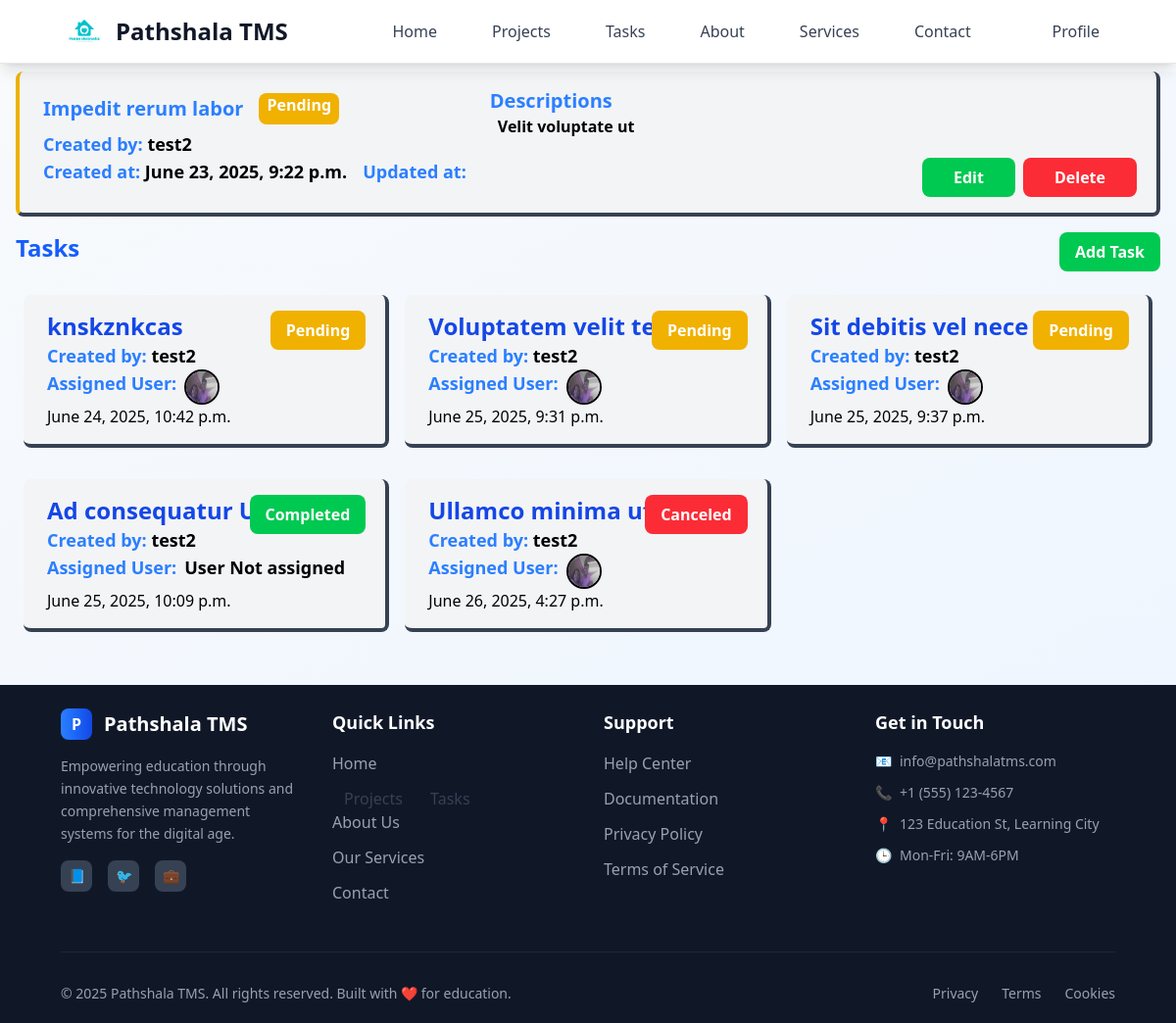
/employer/project_details/3 (signed in), run on the app's committed database.
### projects/models.py (models this page shows, shortened)
class Project(models.Model):
    class StatusOption(models.TextChoices):
        PENDING="Pending","Pending"
        IN_PROGRESS= "In progress","In progress"
        COMPLETED="Completed","completed"
        CANCELED= "Canceled","canceled"
    title=models.CharField(max_length=25)
    description=models.TextField( max_length=50 ,blank=True )
    user=models.ForeignKey(User,on_delete=models.CASCADE)
    created_at=models.DateTimeField( editable=False, auto_now_add=True)
    status=models.CharField(choices=StatusOption,default=StatusOption.PENDING)
    update_at=models.DateTimeField( auto_now=True, null=True, blank=True,editable=False)

### tasks/models.py (models this page shows)
class Task(models.Model):
    class StatusOptions(models.TextChoices):
        PENDING = "Pending", "Pending"
        IN_PROGRESS = "In Progress", "In Progress"
        COMPLETED = "Completed", "Completed"
        CANCELED = "Canceled", "Canceled"
    class TaskPriorityOPtion(models.TextChoices):
        LOW="Low",'Low'
        MEDIUM="Medium",'Medium'
        HIGH="High",'High'
    title = models.CharField(max_length=30)
    description = models.TextField(null=True, blank=True)
    user = models.ForeignKey(User, on_delete=models.CASCADE, related_name="tasks")
    project = models.ForeignKey(Project, on_delete=models.CASCADE)
    assigned_user = models.ForeignKey( User, on_delete=models.SET_NULL, related_name="assigned_tasks", null=True, blank=True)
    status = models.CharField(choices=StatusOptions, default=StatusOptions.PENDING)
    priority=models.CharField(choices=TaskPriorityOPtion,default=TaskPriorityOPtion.LOW)
    deadline=models.DateField( null=True, blank=True)
    created_at = models.DateTimeField(auto_now_add=True, editable=False)
    updated_at = models.DateTimeField(auto_now=True, editable=False)
    attachment = models.FileField(blank=True, null=True, upload_to=attachment_path)

### user/models.py (models this page shows)
class Profile(models.Model):
    class RoleOptions(models.TextChoices):
        ADMIN='admin','Admin' #admin(left side) used for store and Admin (Right Side)used for display
        EMPLOYER='employer',"Employer"
        EMLOYEE= "employee","Employee"
    class GenderOption(models.TextChoices):
        MALE='male','Male'
        FEMALE='female',"Female"
        OTHER='other','other'
    user=models.OneToOneField(User, on_delete=models.CASCADE)
    dob=models.CharField(blank=True,null=True)#dob should be null
    adress=models.CharField(blank=True,null=True, max_length=100)
    phone=models.CharField(blank=True, null=True ,max_length=10)
    role=models.CharField(choices=RoleOptions,default=RoleOptions.EMLOYEE,max_length=10)
    gender=models.CharField(choices=GenderOption, default=GenderOption.MALE,max_length=8,null=True)
    image= models.FileField( upload_to="userImage",null=True)

### projects/views.py (the view)
# urls.py: path("project_details/<int:id>",employerProjectDetails),
@login_required(login_url="/login")
def employerProjectDetails(request,id):
    project=Project.objects.get(id=id)
    tasks=Task.objects.filter(project=project)
    return render(request,"pages/employer/project/project_details.html",{"project":project,'tasks':tasks})

### templates/pages/employer/project/project_details.html (shortened to what this page needs)
{% extends 'layouts/main.html' %} {% block content %}
<div
  class="{% if project.status == 'Canceled' %} border-l-4 border-l-red-500 {% elif project.status == 'Completed' %} border-l-4 border-l-green-500 {% elif project.status == 'Pending' %} border-l-4 border-l-yellow-500 {% elif project.status == 'In Progress' %} border-l-4 border-l-blue-500 {% else %} bg-purple-300 {% endif %} mx-4 flex space-x-6 space-y-3 relative bg-gray-100 border-b-4 border-r-4 border-gray-700 rounded-lg py-4 px-6 my-2"
>
  <div>
    <div class="flex gap-4">
      <div class="text-xl font-bold text-blue-500 my-2">
        {{ project.title }}
      </div>
      <span
        class="{% if project.status == 'Canceled' %} bg-red-500 {% elif project.status == 'Completed' %} bg-green-500 {% elif project.status == 'Pending' %} bg-yellow-500 {% elif project.status == 'In Progress' %} bg-blue-500 {% else %} bg-purple-500 {% endif %} h-8 px-2 my-auto rounded-lg text-white font-bold"
      >
        {{ project.status }}
      </span>
    </div>
    <div class="font-semibold text-lg">
      <span class="text-blue-500">Created by:</span> {{ project.user }}
    </div>
    <div class="flex gap-4 font-semibold text-lg">
      <div>
        <span class="text-blue-500">Created at:</span> {{ project.created_at }}
      </div>
      <div>
        <span class="text-blue-500">Updated at:</span> {{ project.updated_at }}
      </div>
    </div>
    <div class="flex gap-2 absolute right-5 bottom-4">
      <a
        class="px-8 py-2 mx-auto rounded-lg bg-green-500 text-white font-bold"
        href="/employer/edit_project/{{ project.id }}"
        >Edit</a
      >
      <a
        class="px-8 py-2 mx-auto rounded-lg bg-red-500 text-white font-bold"
        href="/employer/delete_project/{{ project.id }}"
        >Delete</a
      >
    </div>
  </div>
  <div class="flex flex-col">
    <div class="font-semibold text-blue-500 text-xl">Descriptions</div>
    <div class="ms-2 font-semibold">{{ project.description }}</div>
  </div>
</div>
<div class="flex flex-col mx-2">
  <div class="flex p-2 mb-2 justify-between">
    <h1 class="text-blue-600 text-center text-2xl font-bold">Tasks</h1>
    <div class="flex ms-auto">
      <a
        class="px-4 py-2 rounded-lg bg-green-500 text-white font-bold"
        href="/employer/project/{{project.id}}/register_tasks "
        >Add Task</a
      >
    </div>
  </div>
  {% if tasks %}
  <div class="grid gap-4 grid-cols-1 md:grid-cols-2 lg:grid-cols-3 mx-4">
    {% for task in tasks %}
    <a href="/employer/task/{{task.id}}">
      <div
        class="relative bg-gray-100 hover:bg-gray-200 hover:scale-[102%] transition:ease-in-out duration-300 border-b-4 border-r-4 border-gray-700 rounded-lg py-4 px-6 my-2"
      >
        <div>
          <div class="text-2xl font-bold text-blue-700">{{ task.title }}</div>
        </div>
        <span
          class="{% if task.status == 'Canceled' %} bg-red-500 {% elif task.status == 'Completed' %} bg-green-500 {% elif task.status == 'Pending' %} bg-yellow-500 {% elif task.status == 'In Progress' %} bg-blue-500 {% else %} bg-purple-500 {% endif %} absolute top-0 right-5 z-5 px-4 py-2 rounded-lg text-white font-bold my-4"
        >
          {{ task.status }}
        </span>
        <div class="text-lg font-semibold">
          <span class="text-blue-500">Created by: </span>{{ task.user }}
        </div>
        <div class="text-lg font-semibold flex gap-2">
          <span class="text-blue-500">Assigned User: </span>
          {%if task.assigned_user%} {%if task.assigned_user.profile.image%}
          <img
            class="h-9 w-9 border-2 border-black rounded-full"
            src=" /media/{{task.assigned_user.profile.image}}"
            alt="assigned user"
          />
          {%else%}
          <img
            class="h-9 w-9 border-2 border-black rounded-full"
            src="/media/system_image/logo.png"
            alt="assigned user"
          />
          {%endif%} {%else%}
          <span class="mb-2">User Not assigned</span>
          {%endif%}
        </div>
        <div>{{ task.created_at }}</div>
      </div>
    </a>
    {% endfor %}
  </div>
  {% endif %}
</div>
{% endblock %}

### data on the page
Project: title "Impedit rerum labor", status "Pending", user "test2", created_at "June 23, 2025, 9:22 p.m.", description "Velit voluptate ut"
Task: title "knskznkcas", status "Pending", user "test2", assigned_user.profile.image (picture), created_at "June 24, 2025, 10:42 p.m."
Task: title "Voluptatem velit te", status "Pending", user "test2", assigned_user.profile.image (picture), created_at "June 25, 2025, 9:31 p.m."
Task: title "Sit debitis vel nece", status "Pending", user "test2", assigned_user.profile.image (picture), created_at "June 25, 2025, 9:37 p.m."
Task: title "Ad consequatur Ut r", status "Completed", user "test2", shows "User Not assigned", created_at "June 25, 2025, 10:09 p.m."
Task: title "Ullamco minima ut cu", status "Canceled", user "test2", assigned_user.profile.image (picture), created_at "June 26, 2025, 4:27 p.m."
